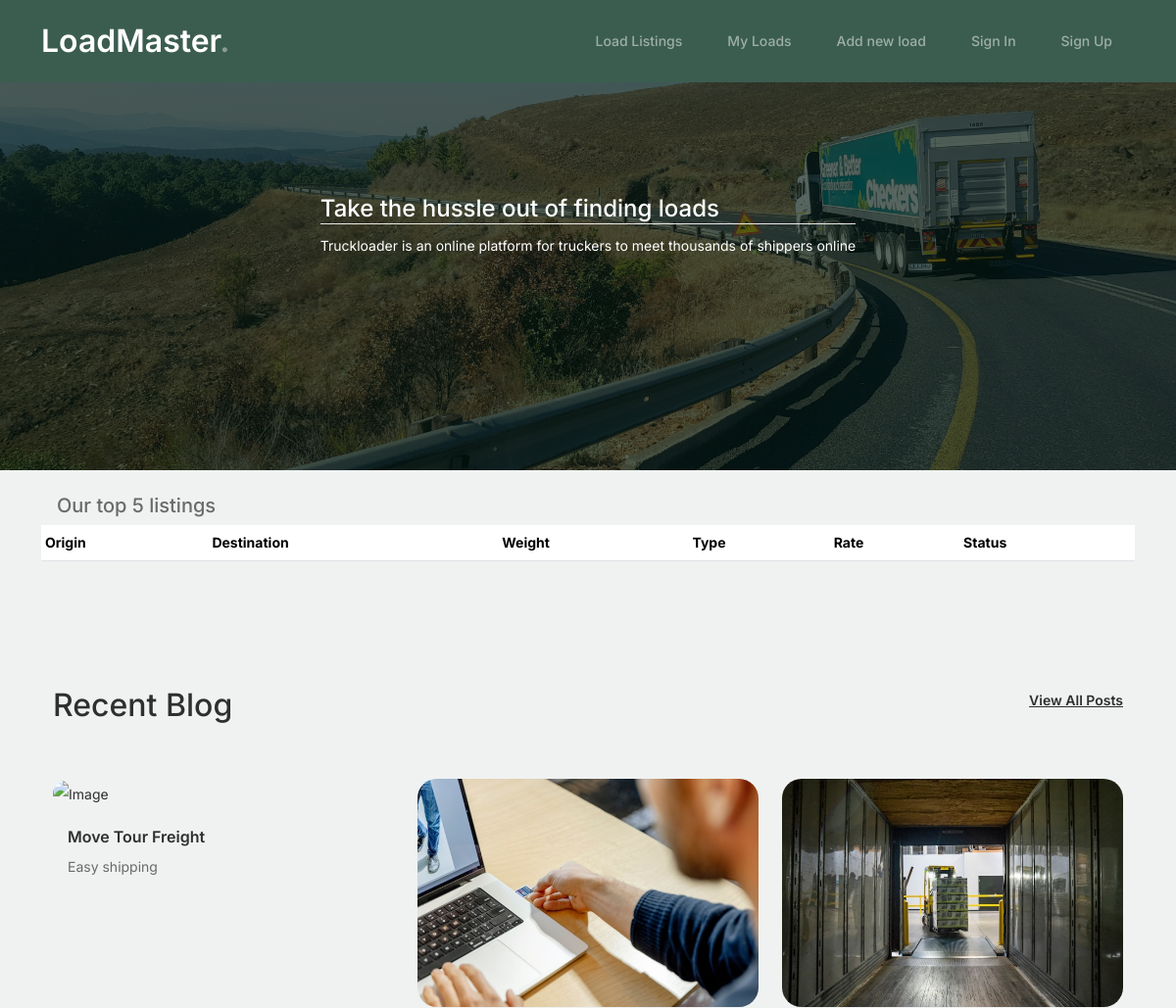
The app's page / (upper part), older data.
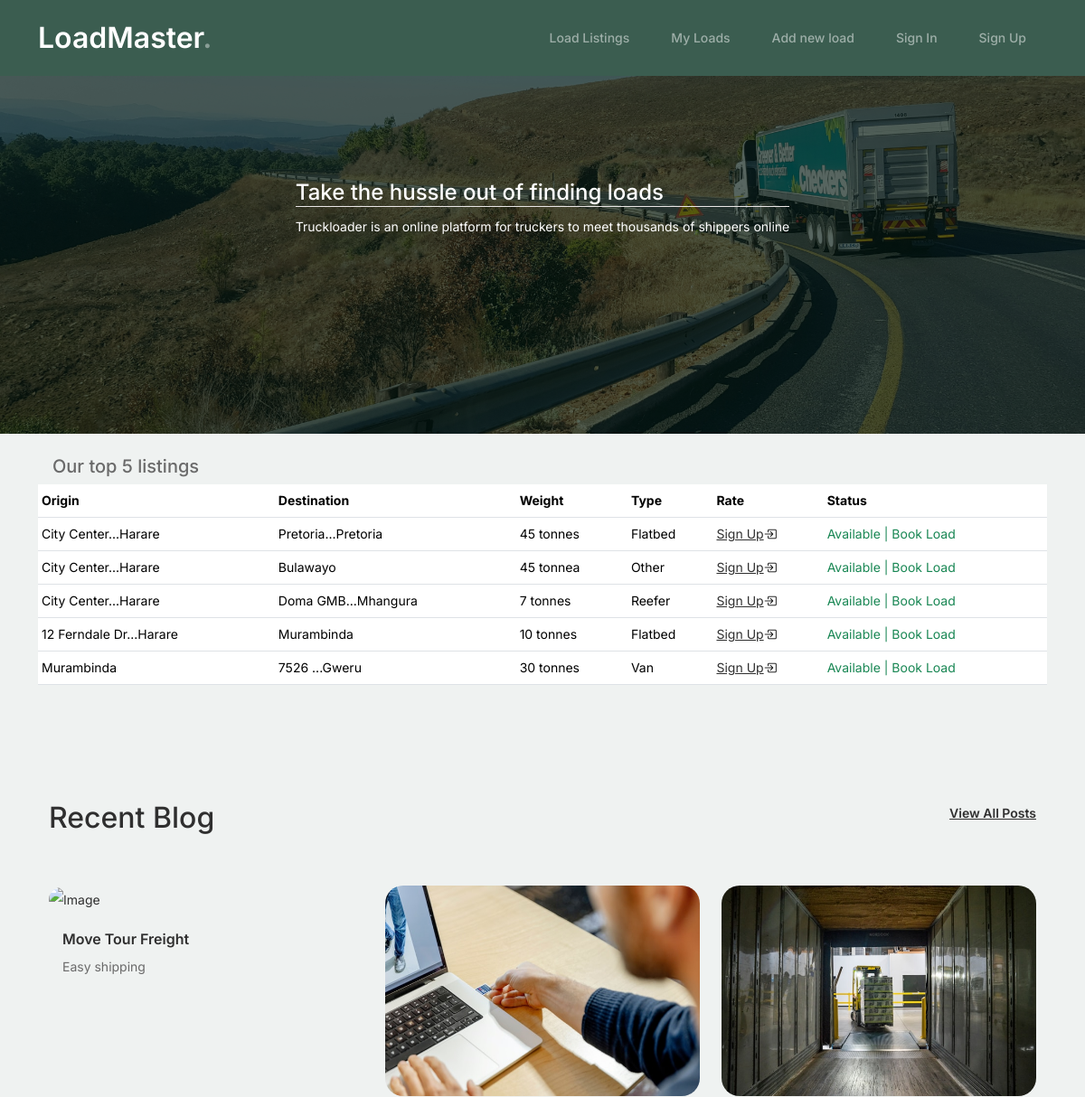
The same page, newer data.
### loads/models.py (models this page shows, shortened)
class Load(models.Model):
    class Type (models.TextChoices):
        REFEER = "R", ("Reefer")
        FLATBED = "F", ("Flatbed")
        SIDE_CURTAIN = "S", ("Side Curtain")
        OTHER = "O", ("Other")
        VAN = "V", ("Van")
    origin = models.ForeignKey(Location, related_name='outgoing', on_delete=models.CASCADE)
    destination = models.ForeignKey(Location, related_name='incoming', on_delete=models.CASCADE)
    type = models.CharField(max_length=1, choices=Type.choices, default=Type.FLATBED)
    owner = models.ForeignKey(Profile, on_delete=models.CASCADE)
    weight = models.CharField(max_length=20)
    rate = models.CharField(max_length=20)
    created = models.DateTimeField(auto_now_add=True)
    updated = models.DateTimeField(auto_now=True)
    class Meta:
        ordering = ["-created"]

class Location(models.Model):
    address_1 = models.CharField(max_length=200, null=True, blank=True)
    address_2 = models.CharField(max_length=200, null=True, blank=True)
    city = models.CharField(max_length=200)
    country = models.CharField(max_length=100, default='Zimbabwe')
    def __str__(self):
        if self.address_1:
            return f"{self.address_1[:17]}...{self.city}"
        return f"{self.city}"

class LoadStatus(models.Model):
    class Status(models.TextChoices):
        AVAILABLE = "A", ("Available")
        IN_TRANSIT = "I", ("In Transit")
        DELIVERED = "D", ("Delivered")
    load = models.OneToOneField(Load, on_delete=models.CASCADE)
    status = models.CharField(max_length=1, choices=Status.choices, default=Status.AVAILABLE)
    transporter = models.ForeignKey(Profile, on_delete=models.CASCADE)
    updated = models.DateTimeField(auto_now=True)
    def __str__(self):
        return f"{self.get_status_display()}"

### main/views.py (the view)
# urls.py: path('', views.HomeView.as_view(), name='home'),
class HomeView(generic.ListView):
    template_name = 'main/home.html'
    def get_queryset(self):
        return Load.objects.all()[:5]

### main/templates/main/home.html (shortened to what this page needs)
{% extends "account/base_entrance.html" %}
{% load i18n %}
{% load static %}
{% load allauth account %}
{% block extra_head %}
<link rel="stylesheet" href="{% static 'css/home.css' %}">
{% endblock extra_head %}
{% block content %}
<div class="bg-image ">
  <div class="overImg d-flex justify-content-center align-items-center">
    <div>
       <h1 class="heading text-white h4">Take the hussle out of finding loads</h1>
       <p class="text-white">Truckloader is an online platform for truckers to meet thousands of shippers online</p>
    </div>
  </div>
</div>
<div class="mt-4 mb-2 container">
    <h1 class="h5 ms-3">Our top 5 listings</h1>
    <div class="table-responsive">
    <table class="table table-hover table-sm">
        <thead class="line bg-green">
        <tr>
            <th scope="col">Origin</th>
            <th scope="col">Destination</th>
            <th scope="col">Weight</th>
            <th scope="col">Type</th>
            <th scope="col">Rate</th>
            <th scope="col">Status</th>
        </tr>
        </thead>
        <tbody>
        {% for load in load_list %}
            {% if load.loadstatus.get_status_display != "Delivered" %}
        <tr class="table-row cursor-auto" data-href="{% url 'loads:load' load.id %}" >
            <td class="text-truncate">{{ load.origin }}</td>
            <td class="text-truncate">{{ load.destination }}</td>
            <td class="text-truncate">{{ load.weight }}</td>
            <td class="text-truncate">{{ load.get_type_display }}</td>
            {% if user.is_authenticated %}
                <td class="text-truncate">{{ load.rate }}</td>
                {% else %}
            <td class="text-truncate"><a href="#hello">Sign Up</a><i class="bi bi-box-arrow-in-right"></i></td>
            {% endif %}
            {% if load.loadstatus.get_status_display == "Available" %}
            <td class="text-truncate text-success">{{ load.loadstatus }} | Book Load</td>
            {% else %}
            <td class="text-truncate text-warning">{{ load.loadstatus }}</td>
            {% endif %}
        </tr>
        {% endif %}
        {% endfor %}
        </tbody>
    </table>
    </div>
    <div class="blog-section">
        <div class="container">
            <div class="row mb-5">
                <div class="col-md-6">
                    <h2 class="section-title">Recent Blog</h2>
                </div>
                <div class="col-md-6 text-start text-md-end">
                    <a href="#" class="more">View All Posts</a>
                </div>
            </div>
            <div class="row">
                <div class="col-12 col-sm-6 col-md-4 mb-4 mb-md-0">
                    <div class="post-entry">
                        <a href="#" class="post-thumbnail"><img src="{% static 'images/frank-mckenna-tjX_sniNzgQ-unsplash.jpg' %}" alt="Image" class="img-fluid"></a>
                        <div class="post-content-entry">
                            <h3><a href="{% url 'loads:new_load' %}">Move Tour Freight</a></h3>
                            <div class="meta">
                                <span>Easy shipping</span>
                            </div>
                        </div>
                    </div>
                </div>
                <div class="col-12 col-sm-6 col-md-4 mb-4 mb-md-0">
                    <div class="post-entry">
                        <a href="#" class="post-thumbnail"><img src="{% static 'images/samsung-memory-RtOINPihAeQ-unsplash.jpg' %}" alt="truck img" class="img-fluid"></a>
                    </div>
                </div>
                <div class="col-12 col-sm-6 col-md-4 mb-4 mb-md-0">
                    <div class="post-entry">
                        <a href="#" class="post-thumbnail"><img src="{% static 'images/elevate-dI-aXC7DWpQ-unsplash.jpg' %}" alt="Image" class="img-fluid"></a>
                    </div>
                </div>
            </div>
        </div>
    </div>
</div>
{% endblock content %}

Row changes from the older to the newer data that the page shows:
added Load: origin "City Center...Harare", destination "Pretoria...Pretoria", weight "45 tonnes", type "Flatbed", loadstatus "Available"
added Load: origin "City Center...Harare", destination "Bulawayo", weight "45 tonnea", type "Other", loadstatus "Available"
added Load: origin "City Center...Harare", destination "Doma GMB...Mhangura", weight "7 tonnes", type "Reefer", loadstatus "Available"
added Load: origin "12 Ferndale Dr...Harare", destination "Murambinda", weight "10 tonnes", type "Flatbed", loadstatus "Available"
added Load: origin "Murambinda", destination "7526 ...Gweru", weight "30 tonnes", type "Van", loadstatus "Available"
